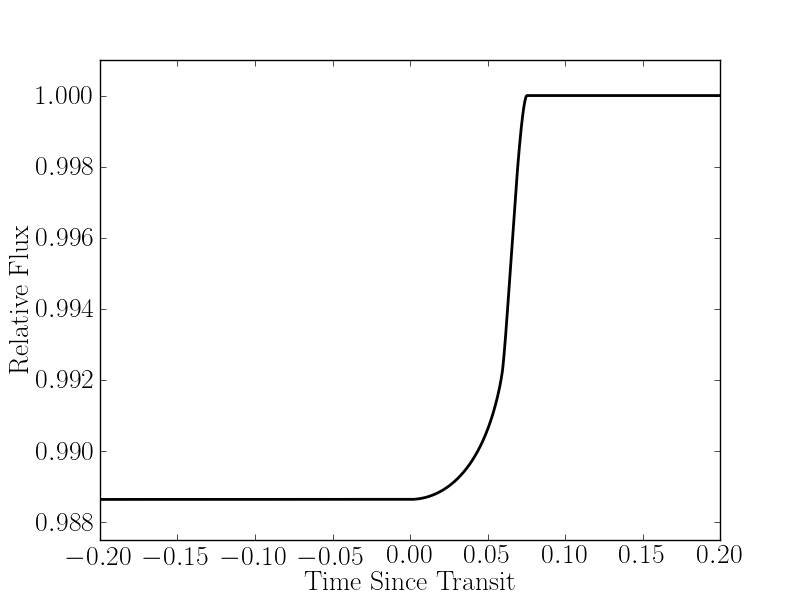

Source code (Python):
#!/usr/bin/env python
# -*- coding: utf-8 -*-

from __future__ import (division, print_function, absolute_import,
                        unicode_literals)


import numpy as np
import matplotlib.pyplot as pl

import bart
from bart.kepler import fiducial_ldp


# The Star.
ldp = fiducial_ldp(teff=5647, logg=4.236, feh=0.34, bins=50)
star = bart.Star(mass=1.209, radius=1.391, ldp=ldp)

# The Planet.
a = 7.05 * star.radius
Rp = 0.09829 * star.radius
planet = bart.Planet(a=a, r=Rp)

print(planet.get_period(star.mass))

# The system.
kepler6 = bart.PlanetarySystem(star, iobs=86.8)
kepler6.add_planet(planet)

# Plot the model light curve.
t = np.linspace(-0.2, 0.2, 5000)
pl.plot(t, kepler6.lightcurve(t), "k", lw=2)
pl.xlim(-0.2, 0.2)
pl.ylim(0.9875, 1.001)
pl.xlabel("Time Since Transit")
pl.ylabel("Relative Flux")
pl.savefig("model_building.png")
